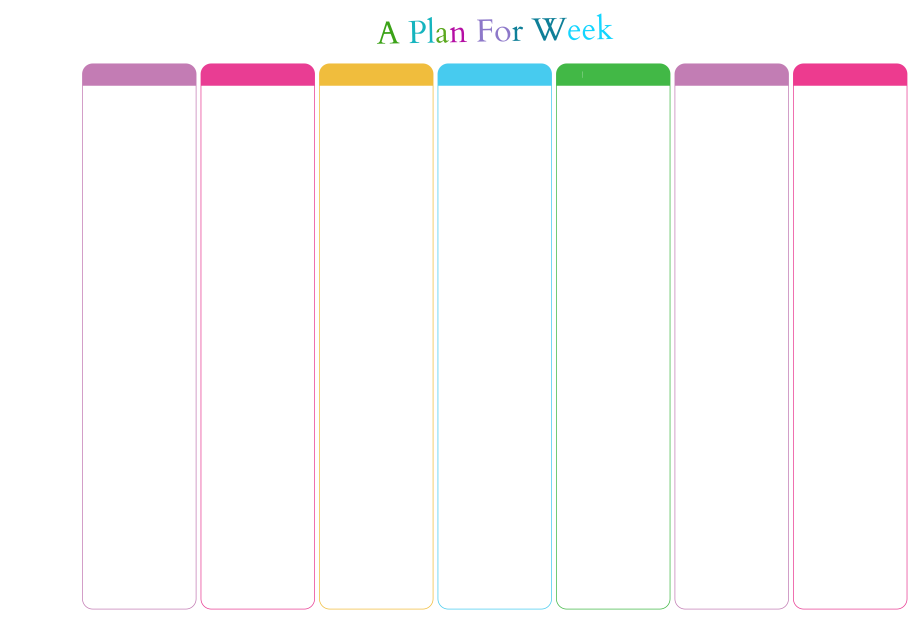
#> input picture raw_pictures/english_lang_picture.png, 3692 x 2513 px (shown at 1/4 size)
$ python PyWeekPlanner.py
#> lines starting #> are read from the running program, lines starting #| are printed output that depends on the picture
import random
from datetime import datetime
from PIL import ImageDraw, Image, ImageFont
import math
from datetime import datetime, timedelta
import textwrap
from io import BytesIO
from collections import Counter


class CalendarDrawer:


    def __init__(self, min_hour = 10, max_hour = 20):

        # We set min-max hour by default 10 and 20 None and let user choose if he wants
#> called with min_hour = 10, max_hour = 20
        self.min_hour = min_hour
        self.max_hour = max_hour
        self.interval = max_hour - min_hour
        self.font_file = 'fonts/blueberrydays/Blueberry Days.ttf'
        self.font_size = 60

        #Much literals below
        self.start_items_x = 548
        self.start_items_y = 400  # 415  #380
        self.x_step = 475  #x(column step) is static neigther dinamical y_step(which depends on chosen start-end hours)
        self.calendar_width = 2040 #Thit means width of useful drawspace
        self.y_step = self.calendar_width / self.interval

        self.y_drawing_hours_start_point = 328 #the start points from first day of week, can use only literals
        self.y_drawing_lines_start_point = 430
        self.x_column_start = 435
        self.y_column_start = 260

        self.fontsize_coefficient = 0.6  # 0.7
        self.chars_per_line_coefficient = 0.65
        self.extra_y_limit = 34

        self.changing_y_after_overcome_extra_y_limit = 12
        self.coefficient_when_overcome_extra_y_limit = 1.55
        self.coefficient_when_overcome_three_lines = 1

        self.img = Image.open('raw_pictures/english_lang_picture.png')
#> self.img is the input picture: PIL image 3692x2513 RGBA; mean R, G, B, A 251.4, 249.9, 250.4, 255
        self.draw = ImageDraw.Draw(self.img)

        self.font = ImageFont.truetype(self.font_file, size=int(self.font_size))
        self.daynames = ['Mon', 'Tue', 'Wed', 'Thu', 'Fri', 'Sat', 'Sun']


        self.coefficient_slot_y = 1560
        self.slot_height = self.coefficient_slot_y/self.interval
        self.slot_width = 410
        self.start_font_for_calculations = ImageFont.truetype('fonts/blueberrydays/Blueberry Days.ttf', size=int(65))
        self.day_start = datetime.strptime('00:00', '%H:%M')
        self.color = (195, 124, 180)
        self.start_font_size_for_items = 65 #font size in this lib is dinamical and can be changed, start font means max font size

    def __draw_columns(self, week: list):

        pointed_week_day = week[0][0]
        start_week = pointed_week_day - timedelta(days=pointed_week_day.weekday())
        x_start = self.x_column_start

        for count, day_name in enumerate(self.daynames):
            self.draw.text((x_start, self.y_column_start),
                           f'{day_name} {datetime.strftime(start_week + timedelta(days=count), "%d.%m")}',
                           font=self.font,
                           stroke_fill='black', stroke_width=5)
            x_start += self.x_step


    def __calculations(self, date: datetime):

        filtered_date = datetime.strptime(datetime.strftime(date, '%Y-%m-%d %H:00'),
                                                 '%Y-%m-%d %H:00')
        week_start = filtered_date - timedelta(days=filtered_date.weekday(), hours=filtered_date.hour)

        total = []

        day_number = 0
        count = 0
        for i in range(7 * self.interval):

            if count >= self.interval:
                count = 0
                day_number += 1
            dat = datetime.strptime(datetime.strftime(week_start, f'%Y-%m-{week_start.day + day_number} {self.min_hour}:00'),
                                             '%Y-%m-%d %H:00') + timedelta(hours=count)
            total.append(dat)
            count += 1
        index = total.index(filtered_date)
        return index


    def __draw_lines_and_hours(self):

        y_drawing_hours_start = self.y_drawing_hours_start_point + (624/self.interval)
        y_drawing_lines_start = self.y_drawing_lines_start_point + (824/self.interval)
        for i in range(self.interval):

            self. draw.text((125, y_drawing_hours_start),
            f'{datetime.strftime(datetime.strptime(f"{self.min_hour}:00", "%H:%M") + timedelta(hours=i), "%H:%M")}',
                      font=self.font,
                      stroke_fill='black', stroke_width=5)
            y_drawing_hours_start += self.y_step

            #draw 7(like on each weekday) lines on each hour
            x = 350
            for i in range(7):
                self.draw.line(((x, y_drawing_lines_start), (x + 400, y_drawing_lines_start)), fill=self.color, width=3)
                x += 475
            y_drawing_lines_start += self.y_step

    def __draw_items(self, data: list):

        for item in data:
            #Here we start define cords and other measures, to consider where and how draw lines if these not overcome slot's area
            text = item[1]
            date = item[0]
            index = self.__calculations(date)
            column_index = index // self.interval
            row_index = index % self.interval
            x_central  = self.start_items_x + (self.x_step * column_index)
            y_central = self.start_items_y + (self.y_step * row_index)

            slot_area = self.slot_width * self.slot_height
            letter_area = slot_area / len(text)

            #We define required fontsize not the text to overzome borders of slot, after this we break text on lines
            dynamic_font_size = self.fontsize_coefficient * math.sqrt(1.6 * letter_area)

            font = ImageFont.truetype('fonts/blueberrydays/Blueberry Days.ttf', size=int(dynamic_font_size))
            average_font_width = sum([font.getsize(word)[0] for word in text]) / len(text)
            chars_per_line = (self.slot_width // average_font_width) / (self.chars_per_line_coefficient*(len(text)/12))
            lines = textwrap.wrap(text, width=round(chars_per_line), break_long_words=False)

            #Then we define whether the height of wrapped text not more than the slots's height. If yes, we * it on coefficient (0.7 by default)
            max_height_of_item_text = max(font.getsize(line)[1] for line in lines)
            num_lines = len(lines)

            if len(text) > self.extra_y_limit:
                y_central -= self.changing_y_after_overcome_extra_y_limit

            if max_height_of_item_text*num_lines >= self.slot_height:
                lines = textwrap.wrap(text, width=len(text)//2, break_long_words=False, max_lines=3)
                font = ImageFont.truetype('fonts/blueberrydays/Blueberry Days.ttf',
                                          size=int(dynamic_font_size * self.coefficient_when_overcome_three_lines))

            random_color = (random.randint(100, 255), random.randint(170, 255), random.randint(80, 255))
            step = 0
            lines_num = len(lines)

            for line in lines:
                 line_width, line_height = font.getsize(line)
                 y_calc = (line_height * lines_num)/2
                 finish_y = y_central - y_calc + y_calc*step
                 finish_x = x_central - (line_width/2)
                 self.draw.text((finish_x, finish_y), line, font=font, fill=random_color, stroke_fill='black', stroke_width=5)
                 step += 1


            x_central += (self.x_step * column_index)
            y_central += self.y_step * row_index
            #font = ImageFont.truetype('fonts/blueberrydays/Blueberry Days.ttf', size=int(dynamic_font_size))

    def __define_weeks(self, data: list):
        dates = [date[0] for date in data]
        week_numbers = set(date.isocalendar().week for date in dates)
        weeks = []
        for number in week_numbers:
            week = []
            for item in data:
                date = item[0]
                if date.isocalendar().week == number:
                    week.append(item)
            weeks.append(week)

        return weeks

    def __exception_filter(self, data):
        dates = []
        texts = []
        for i in data:

            if i[0].hour < self.min_hour or i[0].hour > self.max_hour:
                raise Exception(
                    "The datetime doesnt belong to chosen time interval. If you didnt set min and max times, by default "
                    "min time is 10:00 and max is 20:00. Change min_hour and max_hour to remove error, or you can set print_all_dates"
                    "in arguments of class")

            elif self.min_hour > self.max_hour:
                raise Exception(
                    "Min_hour is more than max_hour. Change min_hour and max_hour to remove error")
            dates.append(datetime.strftime(i[0], '%Y-%m-%d %H:00'))
            texts.append(i[1])


        uniq_dates = list(set(dates))
        c_dates = Counter(dates)
        c_uniq_dates = Counter(uniq_dates)
        results = c_dates - c_uniq_dates
        indexes = []
        for i in tuple(results):
            indexes.append(dates.index(i))
        if results:
            raise Exception(f"Can't draw items with equal dates. The dates: {[result for result in tuple(results)]} "
                            f"texts: {[texts[index] for index in indexes]}")


    def draw_calendar(self, data: list):
        weeks = self.__define_weeks(data)

        for num, week in enumerate(weeks):

            self.__exception_filter(week)
            self.__draw_columns(week)
            self.__draw_lines_and_hours()
            self.__draw_items(week)
            self.img.save(f'Results/result{num}.png')
            self.img.close()
#> this loop made 1 pass
#> pass 1, in draw_calendar, `self.img.save(f'Results/result{num}.png')`:
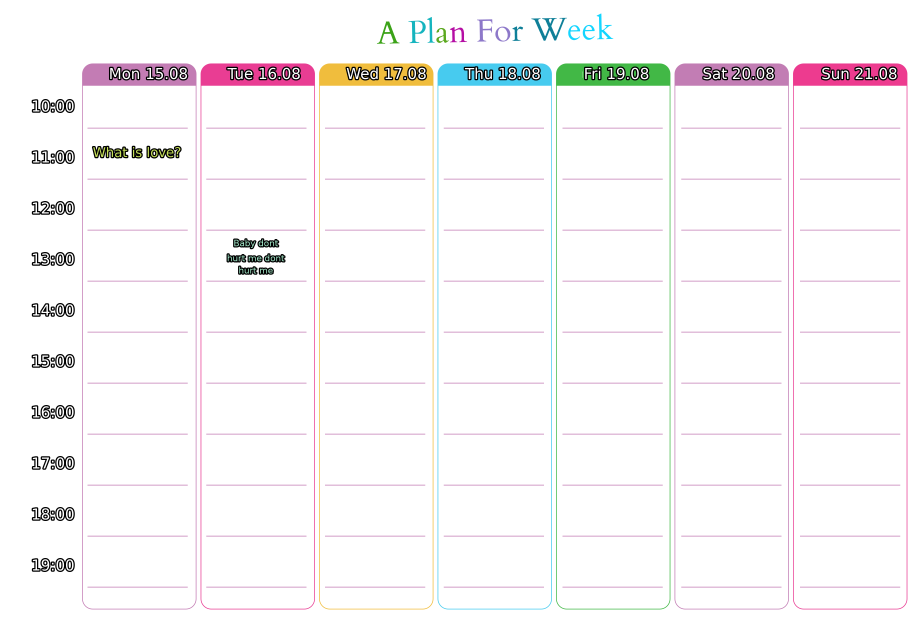
#> saved as result0.png: PIL image 3692x2513 RGBA (shown at 1/4 size); mean R, G, B, A 248.3, 246.6, 247.4, 255; transparent parts drawn white

    def draw_calendar_bytesio(self,data: list) -> list:

        weeks = self.__define_weeks(data)
        pics = []
        for num, week in enumerate(weeks):

            self.__exception_filter(week)
            self.__draw_columns(week)
            self.__draw_lines_and_hours()
            self.__draw_items(week)
            finished_image_content = BytesIO()
            finished_image_content.seek(0)
            self.img.save(finished_image_content, format='PNG')

            finished_image_content.name = (
                f'/home/root/your/folder/result{num}.png'
            )
            pics.append(finished_image_content)

        return pics

data_set_en = [
        [datetime.strptime('2022-08-15 11:00:00', '%Y-%m-%d %H:%M:%S'), 'What is love?'],
        [datetime.strptime('2022-08-16 13:00:00', '%Y-%m-%d %H:%M:%S'), 'Baby dont hurt me dont hurt me']
        ]

calendar = CalendarDrawer()
calendar.draw_calendar(data_set_en)
